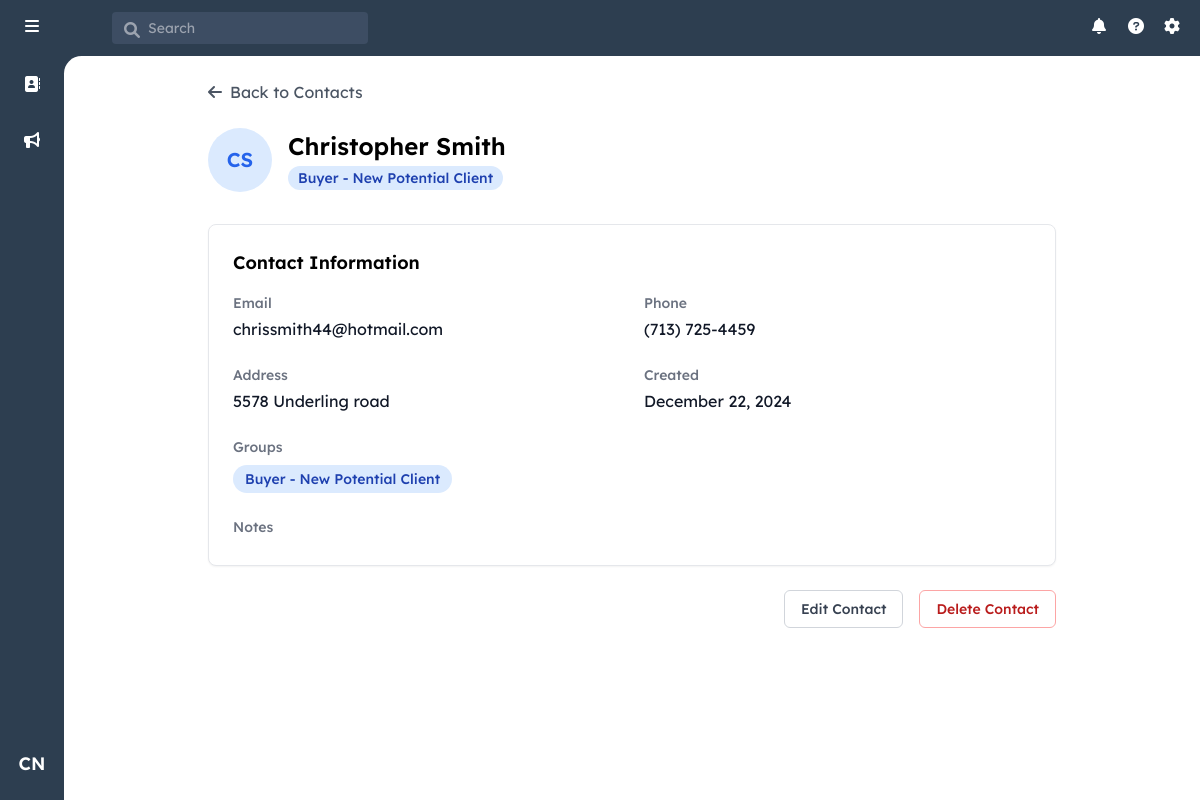
/contact/4 (signed in), run on the app's committed database.
### models.py (models this page shows, shortened)
class User(UserMixin, db.Model):
    id = db.Column(db.Integer, primary_key=True)
    username = db.Column(db.String(80), unique=True, nullable=False)
    email = db.Column(db.String(120), unique=True, nullable=False)
    password_hash = db.Column(db.String(128))
    first_name = db.Column(db.String(80), nullable=False)
    last_name = db.Column(db.String(80), nullable=False)
    role = db.Column(db.String(20), nullable=False, default='agent')
    created_at = db.Column(db.DateTime, nullable=False, default=datetime.utcnow)
    last_login = db.Column(db.DateTime)
    contacts = db.relationship('Contact', backref='owner', lazy=True)

class Contact(db.Model):
    id = db.Column(db.Integer, primary_key=True)
    user_id = db.Column(db.Integer, db.ForeignKey('user.id'), nullable=False)
    first_name = db.Column(db.String(80), nullable=False)
    last_name = db.Column(db.String(80), nullable=False)
    email = db.Column(db.String(120))
    phone = db.Column(db.String(20))
    address = db.Column(db.String(200))
    notes = db.Column(db.Text)
    created_at = db.Column(db.DateTime, nullable=False, default=datetime.utcnow)
    updated_at = db.Column(db.DateTime, nullable=False, default=datetime.utcnow,
                           onupdate=datetime.utcnow)
    groups = db.relationship('ContactGroup',
                           secondary=contact_groups,
                           back_populates='contacts',
                           lazy='joined')

class ContactGroup(db.Model):
    id = db.Column(db.Integer, primary_key=True)
    name = db.Column(db.String(100), unique=True, nullable=False)
    category = db.Column(db.String(50), nullable=False)
    sort_order = db.Column(db.Integer, nullable=False)
    created_at = db.Column(db.DateTime, nullable=False, default=datetime.utcnow)
    contacts = db.relationship('Contact',
                             secondary=contact_groups,
                             back_populates='groups',
                             lazy='dynamic')

### app.py (the view)
    @app.route('/contact/<int:contact_id>')
    @login_required
    def view_contact(contact_id):
        contact = Contact.query.get_or_404(contact_id)
        if not current_user.role == 'admin' and contact.user_id != current_user.id:
            abort(403)
        all_groups = ContactGroup.query.all()
        return render_template('view_contact.html', contact=contact, all_groups=all_groups)

### templates/view_contact.html (shortened to what this page needs)
{% extends "base.html" %}
{% block content %}
<div class="p-6 max-w-4xl mx-auto">
    <div class="flex items-center mb-6">
        <a href="{{ url_for('index') }}" class="flex items-center text-gray-600 hover:text-gray-800">
            <i class="fas fa-arrow-left mr-2"></i>
            Back to Contacts
        </a>
    </div>
    <div class="flex items-center mb-8">
        <div class="w-16 h-16 rounded-full bg-blue-100 flex items-center justify-center text-xl font-semibold text-blue-600 mr-4">
            {{ contact.first_name[0] }}{{ contact.last_name[0] }}
        </div>
        <div>
            <h1 class="text-2xl font-semibold">{{ contact.first_name }} {{ contact.last_name }}</h1>
            <div class="flex flex-wrap gap-2 mt-1">
                {% for group in contact.groups %}
                    <span class="inline-flex items-center px-2.5 py-0.5 rounded-full text-sm font-medium bg-blue-100 text-blue-800">
                        {{ group.name }}
                    </span>
                {% endfor %}
            </div>
        </div>
    </div>
    <div class="bg-white rounded-lg border shadow-sm">
        <div class="p-6">
            <h2 class="text-lg font-semibold mb-4">Contact Information</h2>
            <div id="viewContactInfo">
                <div class="grid grid-cols-1 md:grid-cols-2 gap-6">
                    <div>
                        <h3 class="text-sm font-medium text-gray-500 mb-1">Email</h3>
                        <p class="text-gray-900">{{ contact.email }}</p>
                    </div>
                    <div>
                        <h3 class="text-sm font-medium text-gray-500 mb-1">Phone</h3>
                        <p class="text-gray-900">{{ contact.phone }}</p>
                    </div>
                    <div>
                        <h3 class="text-sm font-medium text-gray-500 mb-1">Address</h3>
                        <p class="text-gray-900">{{ contact.address }}</p>
                    </div>
                    <div>
                        <h3 class="text-sm font-medium text-gray-500 mb-1">Created</h3>
                        <p class="text-gray-900">{{ contact.created_at.strftime('%B %d, %Y') }}</p>
                    </div>
                    <div class="md:col-span-2">
                        <h3 class="text-sm font-medium text-gray-500 mb-2">Groups</h3>
                        <div class="flex flex-wrap gap-2">
                            {% for group in contact.groups %}
                                <span class="inline-flex items-center px-3 py-1 rounded-full text-sm font-medium bg-blue-100 text-blue-800">
                                    {{ group.name }}
                                </span>
                            {% else %}
                                <span class="text-gray-500">No groups assigned</span>
                            {% endfor %}
                        </div>
                    </div>
                    <div class="md:col-span-2">
                        <h3 class="text-sm font-medium text-gray-500 mb-1">Notes</h3>
                    </div>
                </div>
            </div>
        </div>
    </div>
    <div class="mt-6 flex justify-end space-x-4">
        <button id="editButton" onclick="toggleEditMode()"
                class="px-4 py-2 border border-gray-300 rounded-md text-sm font-medium text-gray-700 hover:bg-gray-50">
            Edit Contact
        </button>
        <button onclick="deleteContact()"
                class="px-4 py-2 border border-red-300 rounded-md text-sm font-medium text-red-700 hover:bg-red-50">
            Delete Contact
        </button>
    </div>
</div>
{% endblock %}

### templates/base.html (shortened to what this page needs)
<!DOCTYPE html>
<html lang="en">
<head>
    <script src="https://cdn.tailwindcss.com"></script>
    <link rel="stylesheet" href="https://cdnjs.cloudflare.com/ajax/libs/font-awesome/6.0.0/css/all.min.css">
</head>
<body class="h-screen flex flex-col bg-[#2d3e50]">
<header class="text-white h-14 flex items-center justify-between">
    <div class="flex items-center space-x-12">
        <div class="w-16 flex justify-center pl-1.5">
            <i class="fas fa-bars h-5 w-5"></i>
        </div>
        <div class="relative">
            <i class="fas fa-search h-4 w-4 absolute left-3 top-2.5 text-gray-400"></i>
            <input
                type="text"
                placeholder="Search"
                class="bg-[#3d4d63] text-sm rounded pl-9 pr-4 py-1.5 w-64 focus:outline-none"
            >
        </div>
    </div>
    <div class="flex items-center space-x-4 pr-4 relative">
        <i class="fas fa-bell h-5 w-5"></i>
        <i class="fas fa-question-circle h-5 w-5"></i>
        <i class="fas fa-cog h-5 w-5"></i>
    </div>
</header>
<div class="flex flex-1 overflow-hidden relative">
    <aside class="w-16 flex flex-col items-center py-4 z-10">
        <div class="relative group mb-8">
            <a href="{{ url_for('index') }}" class="p-2.5 rounded-lg hover:bg-[#3d4d63]">
                <i class="fas fa-address-book text-white"></i>
            </a>
        </div>
        <div class="relative group mb-8">
            <a href="#" class="p-2.5 rounded-lg hover:bg-[#3d4d63]">
                <i class="fas fa-bullhorn text-white"></i>
            </a>
        </div>
        {% if current_user.is_authenticated %}
            <div class="relative group">
                <button
                    id="userIcon"
                    class="w-10 h-10 rounded-full hover:bg-[#3d4d63] text-white flex items-center justify-center text-lg font-semibold transition-colors duration-200"
                >
                    {{ current_user.first_name[0] }}{{ current_user.last_name[0] }}
                </button>
            </div>
        {% endif %}
    </aside>
    <main class="flex-1 overflow-auto bg-white absolute inset-0 ml-16 rounded-tl-[1.1rem]">
        {% block content %}{% endblock %}
    </main>
</div>
</body>
</html>

### templates/base.html (style rules this page uses)
body { font-family: "Lexend Deca", Helvetica, Arial, sans-serif; }

### data on the page
User: first_name "C", last_name "N"
Contact: first_name "C", last_name "S", first_name "Christopher", last_name "Smith", email "chrissmith44@hotmail.com", phone "(713) 725-4459", address "5578 Underling road", created_at "December 22, 2024"
ContactGroup: name "Buyer - New Potential Client"
